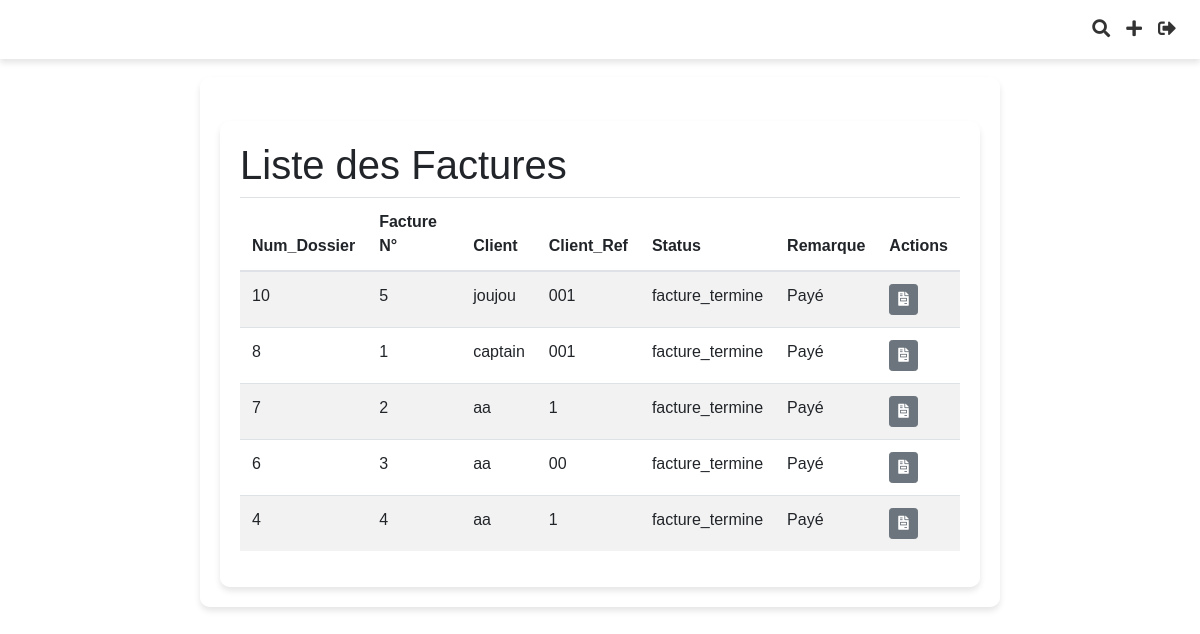
Page /application/factures/ (signed in) on the earlier database version.
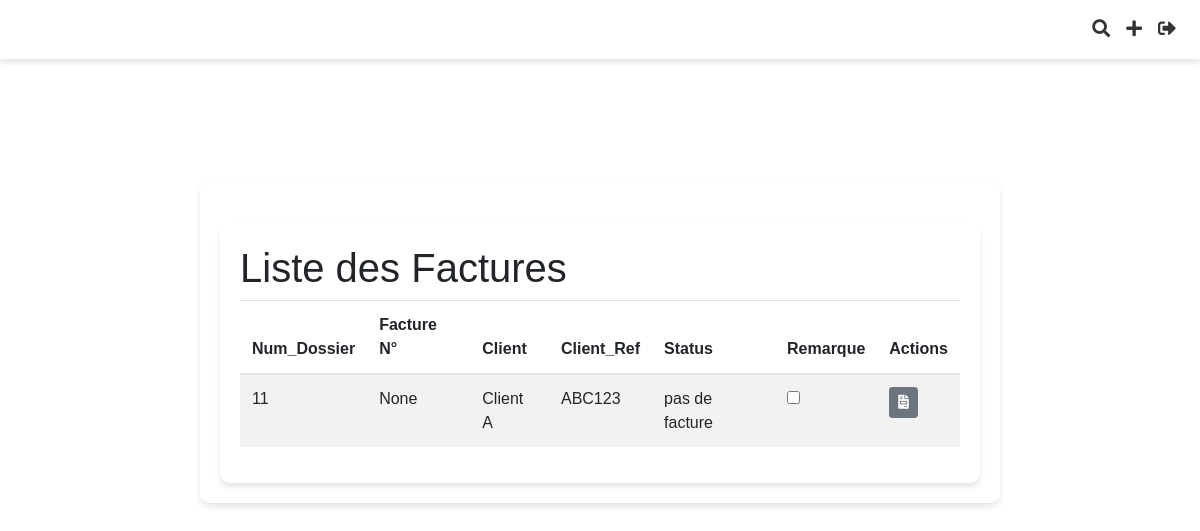
Same page on the later database version.
### Application/models.py (models this page shows, shortened)
class Commande(models.Model):
    order_id = models.AutoField(primary_key=True)  # Auto-incremented primary key
    date_time = models.DateTimeField(auto_now_add=True)
    company_reference_number = models.CharField(max_length=100)
    client_name = models.CharField(max_length=100, default="")  # New field
    adresse = models.CharField(max_length=255, blank=True, null=True)
    email = models.EmailField(blank=True, null=True)
    fax = models.CharField(max_length=50, blank=True, null=True)
    ice = models.CharField(max_length=50, blank=True, null=True)
    infographiste = models.CharField(max_length=100, blank=True, null=True)
    order_status = models.CharField(max_length=50, choices=[ ('draft', 'Draft'),
        ('completed', 'Completed'),
        ('devis', 'Devis'),
        ('facture', 'Facture'),
        ('bon_livraison', 'Bon de Livraison'),
        ('situation_client', 'Situation Client')
    ])
    bc_number = models.CharField(max_length=50, blank=True, null=True)  # New field for BC number
    date_bc = models.DateField(blank=True, null=True)
    facture_numero = models.PositiveIntegerField(unique=True, null=True, blank=True)
    facture_status = models.CharField(max_length=50, choices=[
        ('no_facture', 'Pas de Facture'),
        ('facture_termine', 'Facture Terminée')
    ], default='pas de facture')
    remarque = models.CharField(max_length=50, choices=[
        ('paye', 'Payé'),
        ('non_paye', 'Non Payé')
    ], default='non payé')

### Application/views.py (the view)
# urls.py: path('factures/', views.liste_factures, name='liste_factures'),
@login_required
@user_passes_test(lambda u: u.groups.filter(name='Directeurs').exists())
def liste_factures(request):
    query = request.GET.get('q')
    if query:
        factures = Commande.objects.filter(
            Q(order_id__icontains=query) |
            Q(company_reference_number__icontains=query) |
            Q(client_name__icontains=query) |
            Q(facture_status__icontains=query)
        )
    else:
        factures = Commande.objects.filter(order_status='completed').order_by('-date_time')
    return render(request, 'Application/liste_factures.html', {'factures': factures})

### Application/templates/Application/liste_factures.html (shortened to what this page needs)
{% extends "base.html" %}
{% block content %}
<div class="container mt-4">
    <h1>Liste des Factures</h1>
    <table class="table table-striped" id="factureTable">
        <thead>
            <tr>
            <th>Num_Dossier</th>
            <th>Facture N°</th>
            <th>Client</th>
            <th>Client_Ref</th>
            <th>Status</th>
            <th>Remarque</th>
            <th>Actions</th>
            </tr>
        </thead>
        <tbody>
            {% for facture in factures %}
                <tr>
                    <td>{{ facture.order_id }}</td>
                    <td>{{ facture.facture_numero }}</td>
                    <td>{{ facture.client_name }}</td>
                    <td>{{ facture.company_reference_number }}</td>
                    <td>{{ facture.facture_status }}</td>
                    <td>
                        {% if facture.remarque == 'paye' %}
                            Payé
                        {% else %}
                            <form method="post" action="{% url 'update_facture_status' facture.pk %}">
                            <input type="checkbox" name="remarque" value="paye" onchange="this.form.submit()">
                        </form>
                        {% endif %}
                    </td>
                    <td>
                    <a href="{% url 'generer_facture' facture.pk %}" class="btn btn-sm btn-secondary"><i class="fas fa-file-invoice"></i></a>
                    </td>
            </tr>
            {% endfor %}
        </tbody>
    </table>
</div>
{% endblock %}

Differences in the rows shown:
removed Commande: order_id "10", facture_numero "5", client_name "joujou", company_reference_number "001", facture_status "facture_termine", remarque "Payé"
removed Commande: order_id "8", facture_numero "1", client_name "captain", company_reference_number "001", facture_status "facture_termine", remarque "Payé"
removed Commande: order_id "7", facture_numero "2", client_name "aa", company_reference_number "1", facture_status "facture_termine", remarque "Payé"
removed Commande: order_id "6", facture_numero "3", client_name "aa", company_reference_number "00", facture_status "facture_termine", remarque "Payé"
removed Commande: order_id "4", facture_numero "4", client_name "aa", company_reference_number "1", facture_status "facture_termine", remarque "Payé"
added Commande: order_id "11", facture_numero "None", client_name "Client A", company_reference_number "ABC123", facture_status "pas de facture"
